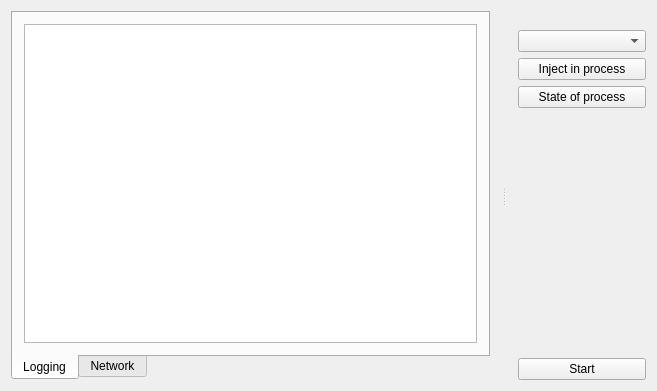
<?xml version="1.0" encoding="UTF-8"?>
<ui version="4.0">
 <class>MainWindow</class>
 <widget class="QMainWindow" name="MainWindow">
  <property name="geometry">
   <rect>
    <x>0</x>
    <y>0</y>
    <width>657</width>
    <height>391</height>
   </rect>
  </property>
  <property name="windowTitle">
   <string>MainWindow</string>
  </property>
  <widget class="QWidget" name="centralWidget">
   <layout class="QVBoxLayout" name="verticalLayout">
    <item>
     <widget class="QTabWidget" name="tabWidget">
      <property name="tabPosition">
       <enum>QTabWidget::South</enum>
      </property>
      <property name="currentIndex">
       <number>0</number>
      </property>
      <widget class="QWidget" name="loggingTab">
       <attribute name="title">
        <string>Logging</string>
       </attribute>
       <layout class="QVBoxLayout" name="verticalLayout_2">
        <item>
         <widget class="QPlainTextEdit" name="textLogging">
          <property name="readOnly">
           <bool>true</bool>
          </property>
         </widget>
        </item>
       </layout>
      </widget>
      <widget class="QWidget" name="networkTab">
       <attribute name="title">
        <string>Network</string>
       </attribute>
       <layout class="QVBoxLayout" name="verticalLayout_3">
        <item>
         <widget class="QPlainTextEdit" name="textNetwork">
          <property name="readOnly">
           <bool>true</bool>
          </property>
         </widget>
        </item>
       </layout>
      </widget>
     </widget>
    </item>
   </layout>
  </widget>
  <widget class="QDockWidget" name="menuDock">
   <property name="minimumSize">
    <size>
     <width>150</width>
     <height>182</height>
    </size>
   </property>
   <property name="features">
    <set>QDockWidget::NoDockWidgetFeatures</set>
   </property>
   <property name="allowedAreas">
    <set>Qt::NoDockWidgetArea</set>
   </property>
   <property name="windowTitle">
    <string/>
   </property>
   <attribute name="dockWidgetArea">
    <number>2</number>
   </attribute>
   <widget class="QWidget" name="dockWidgetContents">
    <layout class="QVBoxLayout" name="verticalLayout_5">
     <item>
      <widget class="EventfulComboBox" name="processesCombo"/>
     </item>
     <item>
      <widget class="QPushButton" name="injectInProcessButton">
       <property name="text">
        <string>Inject in process</string>
       </property>
      </widget>
     </item>
     <item>
      <widget class="QPushButton" name="stateOfProcessButton">
       <property name="text">
        <string>State of process</string>
       </property>
      </widget>
     </item>
     <item>
      <spacer name="verticalSpacer">
       <property name="orientation">
        <enum>Qt::Vertical</enum>
       </property>
       <property name="sizeHint" stdset="0">
        <size>
         <width>20</width>
         <height>40</height>
        </size>
       </property>
      </spacer>
     </item>
     <item>
      <widget class="QPushButton" name="startStopButton">
       <property name="text">
        <string>Start</string>
       </property>
      </widget>
     </item>
    </layout>
   </widget>
  </widget>
 </widget>
 <layoutdefault spacing="6" margin="11"/>
 <customwidgets>
  <customwidget>
   <class>EventfulComboBox</class>
   <extends>QComboBox</extends>
   <header>Widgets/eventfulcombobox.h</header>
  </customwidget>
 </customwidgets>
 <resources/>
 <connections/>
</ui>
